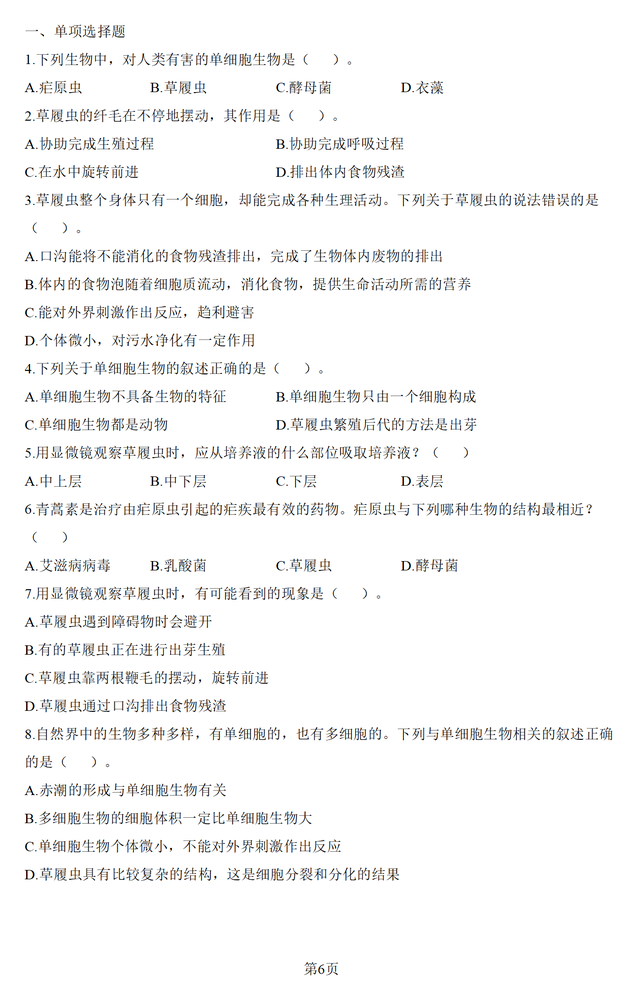
#> input picture clean/clean_15726443_06.png, 637 x 1000 px, shrunk from 1293 x 2030 before the run, found by its file name
$ python half_paper.py
#> lines starting #> are read from the running program, lines starting #| are printed output that depends on the picture
#> further down, image is the input picture: shape (1000, 637, 3); mean B, G, R 246.6, 246.6, 246.6
import cv2
import numpy as np
from augraphy import *
import random

def half_paper(image, file_name=None, save=False, random_seed=80):
    # Set random seed for reproducibility
#> called with save = False, random_seed = 80
    random.seed(random_seed)
    np.random.seed(random_seed)

    # Randomly choose the direction to apply the effect
    choices = ["left", "right"]
    direction = random.choice(choices)

    # Get image dimensions
    height, width = image.shape[:2]
#> height = 1000; width = 637

    # Choose a random vertical split position
    split_position = random.randint(0, width)
#> split_position = 403

    # Create a mask based on the random split position and direction
    mask = np.zeros((height, width), dtype=np.uint8)
    if direction == "right":
        mask[:, :split_position] = 255  # Apply effect to the left of split_position
    else:
        mask[:, split_position:] = 255  # Apply effect to the right of split_position

    # Extract the section of the image to augment
    if direction == "right":
        section = image[:, :split_position]
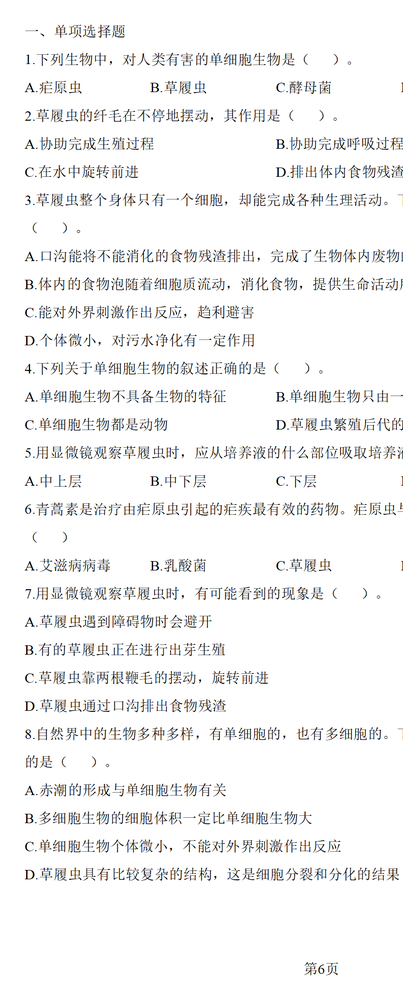
#> section: shape (1000, 403, 3); mean B, G, R 243.3, 243.3, 243.3
    else:
        section = image[:, split_position:]

    # Create BadPhotocopy augmentation
#> (the run stopped early here; a loop or call above may not have finished)

$ run again, with clean/clean_15726443_01.png copied over clean/clean_15726443_06.png
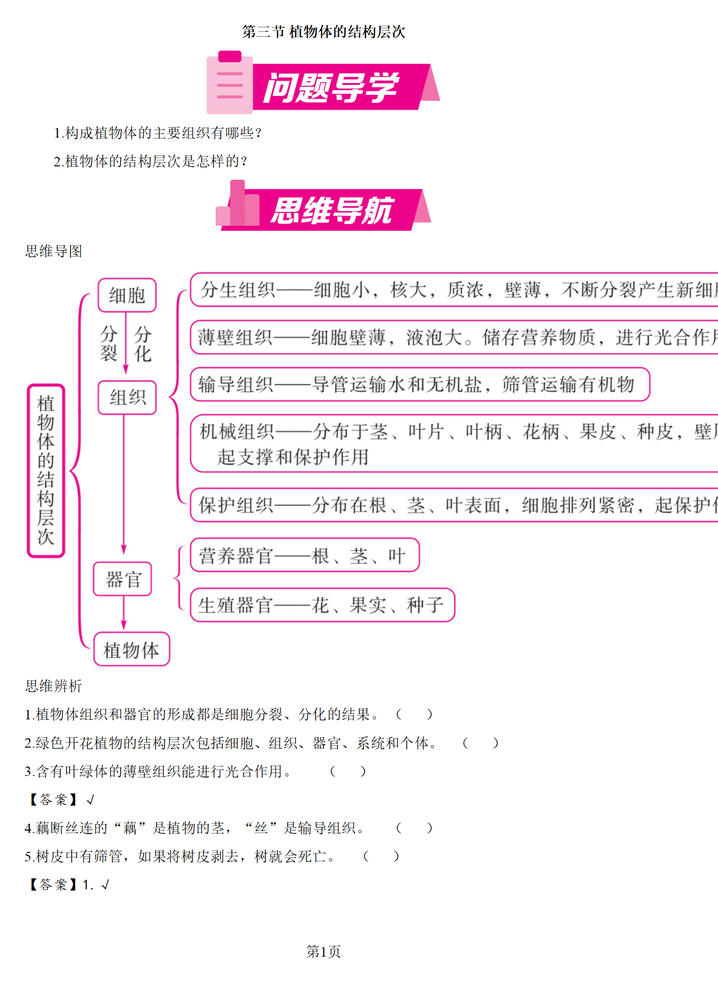
#> input picture clean/clean_15726443_01.png, 718 x 983 px, shrunk from 1445 x 1980 before the run, found by its file name
#> image is the input picture: shape (983, 718, 3); mean B, G, R 244.8, 240.1, 248.1
#> in half_paper, `section = image[:, :split_position]`:
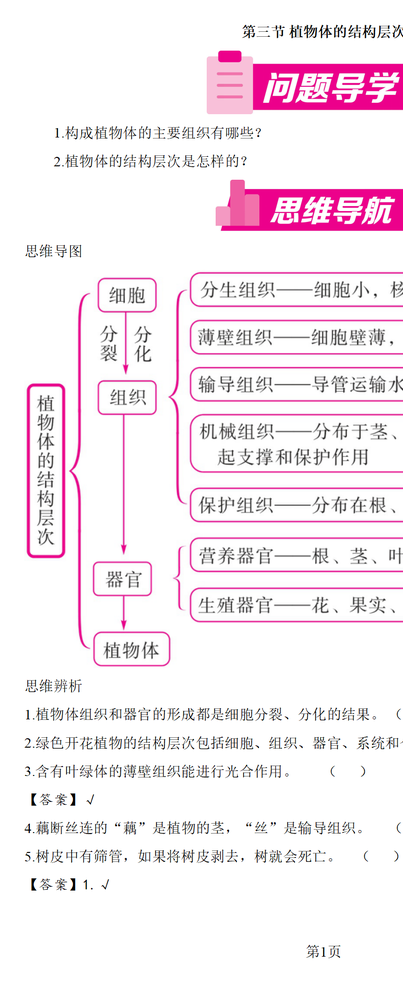
#> section: shape (983, 403, 3); mean B, G, R 241.6, 235.2, 246

$ run again, with clean/clean_15726443_02.png copied over clean/clean_15726443_06.png
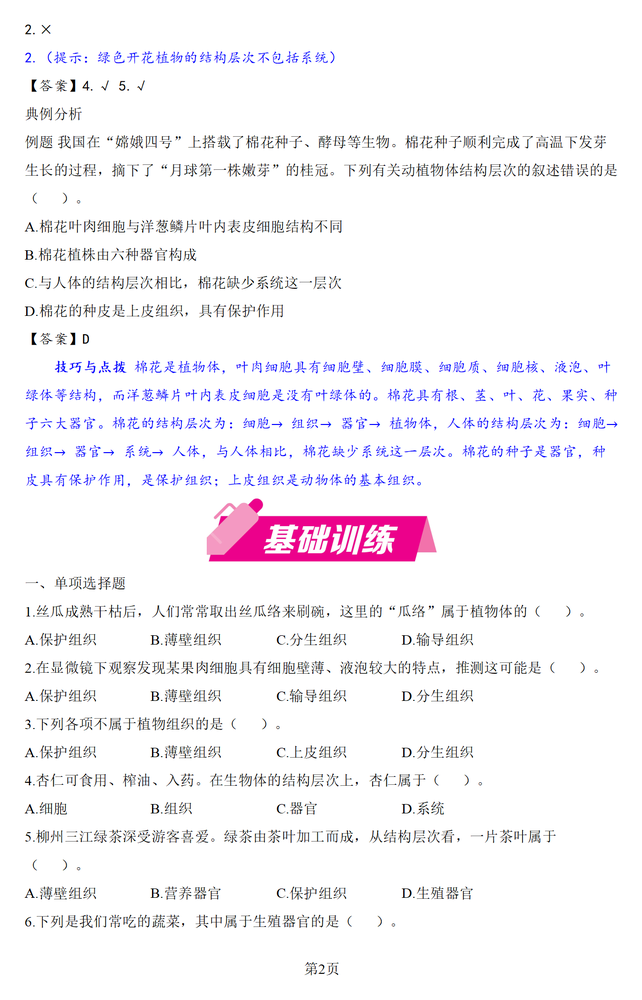
#> input picture clean/clean_15726443_02.png, 642 x 1000 px, shrunk from 1301 x 2026 before the run, found by its file name
#> image is the input picture: shape (1000, 642, 3); mean B, G, R 247.7, 243.9, 246.4
#> in half_paper, `section = image[:, :split_position]`:
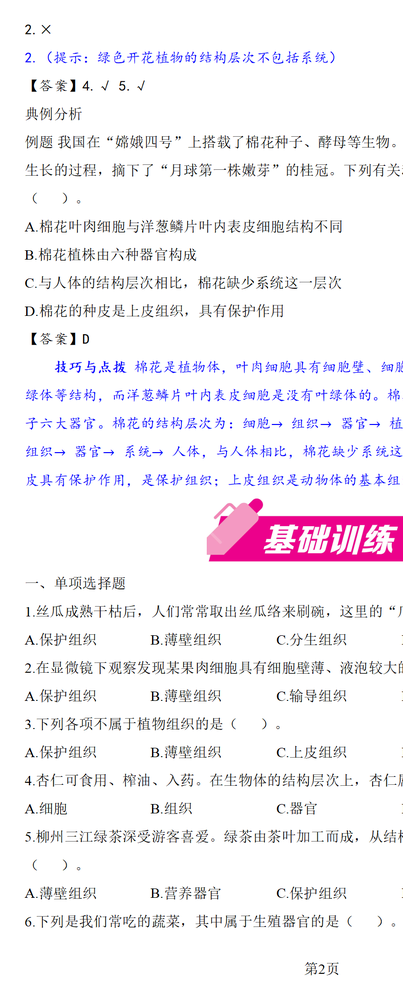
#> section: shape (1000, 403, 3); mean B, G, R 245.5, 240.8, 244.2

$ run again, with clean/clean_15726443_03.png copied over clean/clean_15726443_06.png
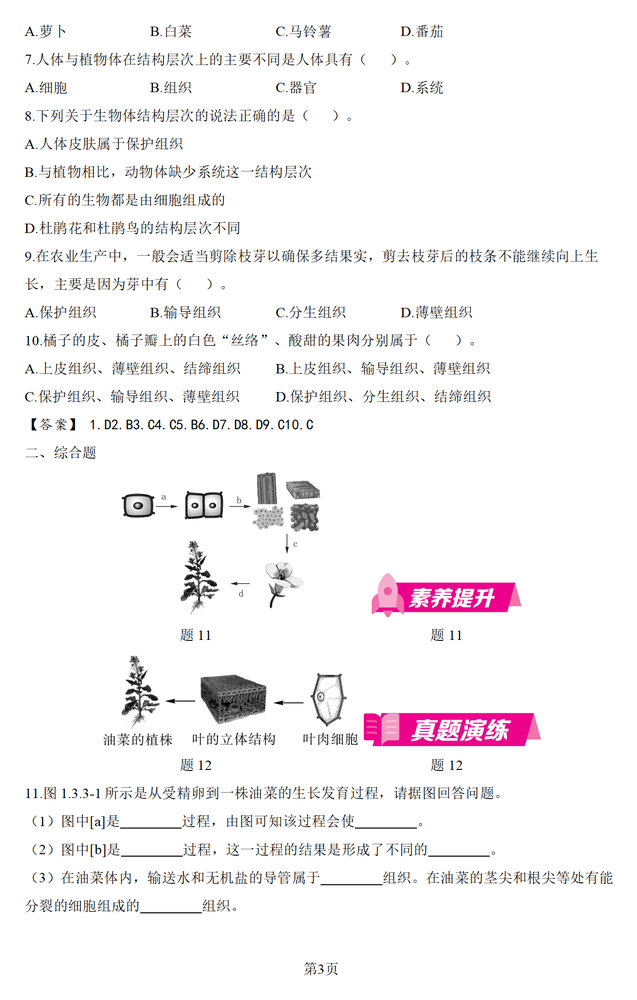
#> input picture clean/clean_15726443_03.png, 637 x 1000 px, shrunk from 1294 x 2030 before the run, found by its file name
#> image is the input picture: shape (1000, 637, 3); mean B, G, R 245.2, 243.8, 246.3
#> in half_paper, `section = image[:, :split_position]`:
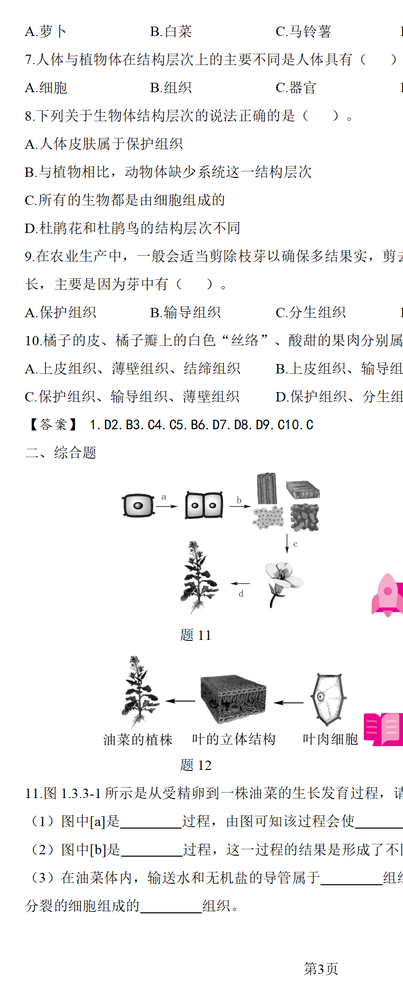
#> section: shape (1000, 403, 3); mean B, G, R 242.6, 242.2, 243
